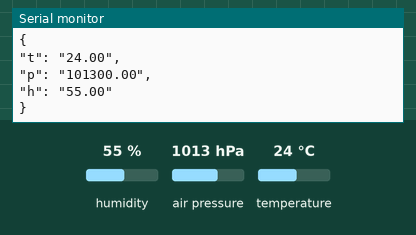
The sketch below on a simulated Arduino Uno, built with avr-gcc and run on an emulated ATmega328P. Parts: the last lines printed to the serial monitor. The test bench sets the inputs (shaded band); at power-on: humidity 55 %, air pressure 1013 hPa, temperature 24 °C.

Above: at 1.8 s.
1.9 s: humidity set to 22 %
At 2.8 s:
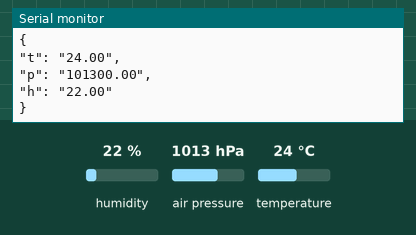
3.4 s: air pressure set to 952 hPa
At 4.7 s:
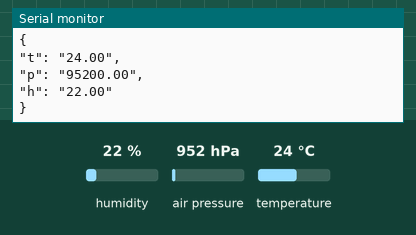

The sketch:

barometer_bme280.ino
```cpp
#include "Seeed_BME280.h"
#include <Wire.h>

BME280 bme280;

void setup()
{
  Serial.begin(115200);
  if(!bme280.init()){
    Serial.println("Device error!");
  }
}

void loop()
{

  Serial.println("{");
  //get and print temperatures
  Serial.print("\"t\": \"");
  Serial.print(bme280.getTemperature());
  Serial.println("\",");

  //get and print atmospheric pressure data
  Serial.print("\"p\": \"");
  Serial.print(bme280.getPressure());
  Serial.println("\",");

  //get and print humidity data
  Serial.print("\"h\": \"");
  Serial.print(bme280.getHumidity());
  Serial.println("\"");

  Serial.println("}");

  delay(1000);
}
```

Measured:
- after the input at 1.9 s, the serial monitor: prints a new line after 0.12 s (image 1)
- after the input at 3.4 s, the serial monitor: prints a new line after 0.62 s (image 2)
